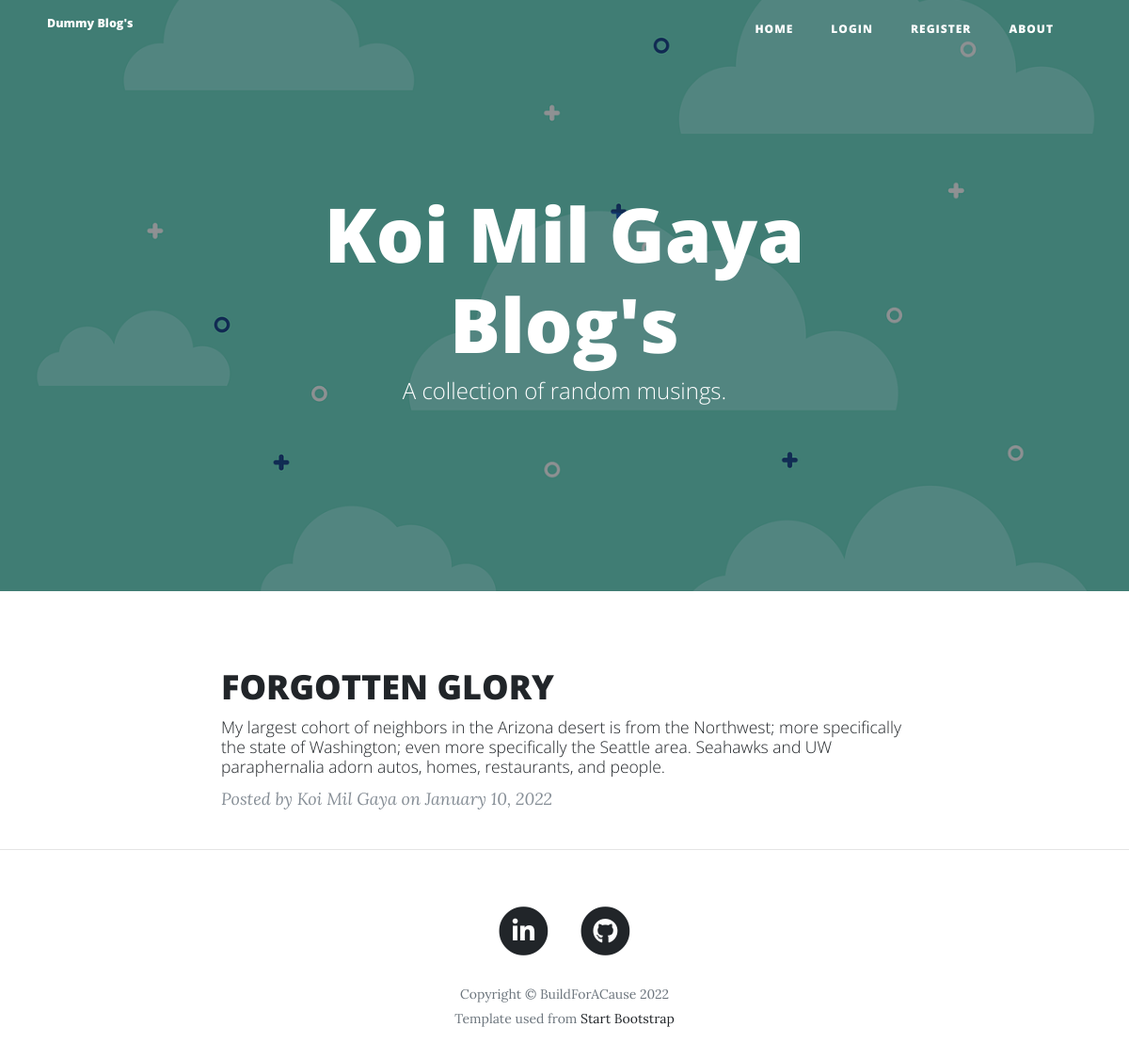
The page /userposts/2 on the database its author committed.
### main.py (models this page shows)
class User(UserMixin, db.Model):
    __tablename__ = "users"
    id = db.Column(db.Integer, primary_key=True)
    email = db.Column(db.String(100), unique=True)
    password = db.Column(db.String(100))
    name = db.Column(db.String(100))
    posts = relationship("BlogPost", back_populates="author")
    comments = relationship("Comment", back_populates="comment_author")
    count = db.Column(db.Integer, default=0)

class BlogPost(db.Model):
    __tablename__ = "blog_posts"
    id = db.Column(db.Integer, primary_key=True)
    author_id = db.Column(db.Integer, db.ForeignKey("users.id"))
    author = relationship("User", back_populates="posts")
    title = db.Column(db.String(250), unique=True, nullable=False)
    subtitle = db.Column(db.String(250), nullable=False)
    date = db.Column(db.String(250), nullable=False)
    body = db.Column(db.Text, nullable=False)
    img_url = db.Column(db.String(250), nullable=False)
    comments = relationship("Comment", back_populates="parent_post")
    likes = db.Column(db.Integer, default=0)

### main.py (the view)
@app.route("/userposts/<int:author_id>")
def userposts(author_id):
    posts = BlogPost.query.filter_by(author_id=author_id).all()
    return render_template('userposts.html', current_user=current_user, posts=posts)

### templates/userposts.html (shortened to what this page needs)
{% extends 'bootstrap/base.html' %}
{% block styles %}
{{super()}}
{% endblock %}
{% block content %}
{% include "header.html" %}
<header class="masthead" style="background-image: url({{ url_for('static', filename='img/blue-bg.png') }})">
    <div class="overlay"></div>
    <div class="container">
      <div class="row">
        <div class="col-lg-8 col-md-10 mx-auto">
          <div class="site-heading">
            {% if posts == []: %}
            <h1>{{current_user.name}} Blog's</h1>
            {% else %}
            <h1>{{posts[0].author.name}} Blog's</h1>
            {% endif %}
            <span class="subheading">A collection of random musings.</span>
          </div>
        </div>
      </div>
    </div>
  </header>
  <div class="container">
    <div class="row">
      <div class="col-lg-8 col-md-10 mx-auto">
        {% for post in posts %}
        <div class="post-preview">
          <a href="{{ url_for('show_post', post_id=post.id) }}">
            <h2 class="post-title">
              {{post.title}}
            </h2>
            <h3 class="post-subtitle">
              {{post.subtitle}}
            </h3>
          </a>
          <p class="post-meta">Posted by
            {{post.author.name}}
            on {{post.date}}
          </p>
        </div>
        {% endfor %}
      </div>
    </div>
  </div>
  <hr>
{% include "footer.html" %}
{% endblock %}

### rows shown on the page
User: name "Koi Mil Gaya"
BlogPost: title "FORGOTTEN GLORY", subtitle "My largest cohort of neighbors in the Arizona desert is from the Northwest; more specifically the state of Washington; even more specifically the Seattle area. Seahawks and UW paraphernalia adorn autos, homes, restaurants, and people.", author.name "Koi Mil Gaya", date "January 10, 2022"
